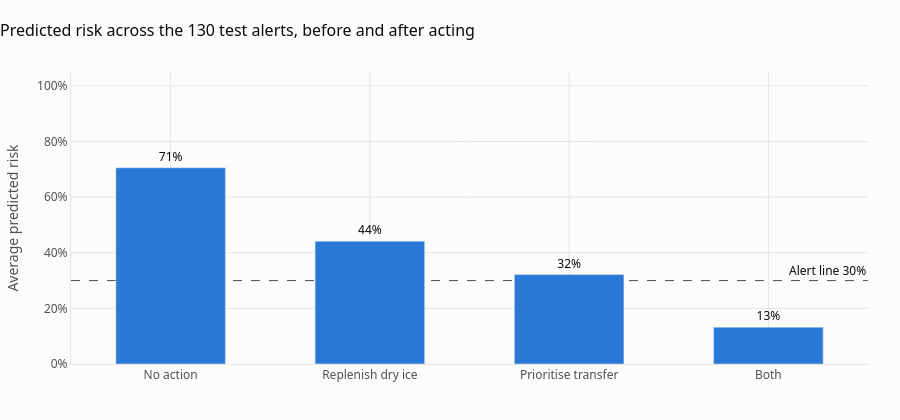

The cell this chart's notebook holds for it:
### Markdown cell above
## 7. Does risk drop when the coordinator acts?

Prediction is only half of the product. The app lets a coordinator click an intervention and see the risk change. Here we test that loop on every alert in the test set.

**Three actions, each changing an input the coordinator really controls**

| Action | What changes | Assumed cost |
|---|---|---|
| Replenish dry ice | 24 more hours of buffer | $1,500 |
| Prioritise transfer | The delay reported so far is recovered, up to 6 hours | $2,500 |
| Both | Both changes | $4,000 |

The costs and the size of each effect are assumptions. The app shows them and lets the user change them.

**How money is counted:** expected loss is predicted risk times cargo value. The saving from an action is the drop in expected loss minus the cost of the action.

### Code cell
ACTIONS = {
    "No action": ({}, 0),
    "Replenish dry ice": ({"buffer_hours": 24}, 1_500),
    "Prioritise transfer": ({"recover_delay_hours": 6}, 2_500),
    "Both": ({"buffer_hours": 24, "recover_delay_hours": 6}, 4_000),
}
INPUT_COLUMNS = RAW_NUMERIC + MODEL_CATEGORICAL + ["Shipment_ID", "Cargo_Value_USD", "Hospital_Urgency_Tier"]


def apply_action(shipments, buffer_hours=0, recover_delay_hours=0):
    """Change the raw inputs the way the action would, then rebuild the features."""
    changed = shipments[INPUT_COLUMNS].copy()
    changed["Buffer_of_Package"] = changed["Buffer_of_Package"] + buffer_hours
    delay = (changed["Transit_Duration_Hours"] - changed["Planned_Transit_Hours"]).clip(lower=0)
    changed["Transit_Duration_Hours"] = changed["Transit_Duration_Hours"] - np.minimum(delay, recover_delay_hours)
    return add_features(changed)


alerted = test[alert].reset_index(drop=True)
risk_before = final_model.predict_proba(alerted[MODEL_FEATURES])[:, 1]
cargo = alerted["Cargo_Value_USD"].to_numpy()

rows, risk_after = [], {}
for name, (change, cost) in ACTIONS.items():
    risk = final_model.predict_proba(apply_action(alerted, **change)[MODEL_FEATURES])[:, 1]
    risk_after[name] = risk
    saving = (risk_before - risk) * cargo - cost
    rows.append({
        "action": name, "average_risk": risk.mean(),
        "alerts_brought_under_the_line": int((risk < ALERT_LINE).sum()),
        "share_brought_under_the_line": (risk < ALERT_LINE).mean(),
        "average_net_saving_usd": saving.mean(),
        "share_where_action_pays_off": (saving > 0).mean(),
    })
actions = pd.DataFrame(rows).set_index("action")

fig = go.Figure(go.Bar(
    x=actions.index, y=actions["average_risk"], marker_color=BLUE,
    text=[f"{r:.0%}" for r in actions["average_risk"]], textposition="outside",
    textfont=dict(color=INK), cliponaxis=False,
    hovertemplate="%{x}<br>Average predicted risk: %{y:.1%}<extra></extra>",
))
fig.add_hline(y=ALERT_LINE, line=dict(color=MUTED, width=1, dash="dash"), layer="below")
fig.add_annotation(xref="paper", x=1, y=ALERT_LINE, text="Alert line 30%", showarrow=False,
                   xanchor="right", yanchor="bottom", font=dict(color=INK))
fig.update_yaxes(title_text="Average predicted risk", tickformat=".0%", range=[0, 1.05])
style(fig, f"Predicted risk across the {len(alerted)} test alerts, before and after acting", height=420)
fig.update_layout(bargap=0.45)
fig.show()

actions.style.format({"average_risk": "{:.0%}", "share_brought_under_the_line": "{:.0%}",
                      "average_net_saving_usd": "${:,.0f}", "share_where_action_pays_off": "{:.0%}"})

### Figure 1 — Plotly figure (JSON) as saved in the notebook; plotly's stock layout.template omitted (floating-point values rounded to 4 significant figures)
{"data": [{"cliponaxis": false, "hovertemplate": "%{x}<br>Average predicted risk: %{y:.1%}<extra></extra>", "marker": {"color": "#2a78d6"}, "text": ["71%", "44%", "32%", "13%"], "textfont": {"color": "#0b0b0b"}, "textposition": "outside", "type": "bar", "x": ["No action", "Replenish dry ice", "Prioritise transfer", "Both"], "y": [0.7057, 0.4417, 0.3216, 0.1325]}], "layout": {"annotations": [{"font": {"color": "#0b0b0b"}, "showarrow": false, "text": "Alert line 30%", "x": 1, "xanchor": "right", "xref": "paper", "y": 0.3, "yanchor": "bottom"}], "bargap": 0.45, "font": {"color": "#52514e", "family": "Segoe UI, Arial, sans-serif", "size": 12}, "height": 420, "hoverlabel": {"bgcolor": "white", "font": {"color": "#0b0b0b"}}, "margin": {"b": 56, "l": 64, "r": 32, "t": 72}, "paper_bgcolor": "#fcfcfb", "plot_bgcolor": "#fcfcfb", "shapes": [{"layer": "below", "line": {"color": "#52514e", "dash": "dash", "width": 1}, "type": "line", "x0": 0, "x1": 1, "xref": "x domain", "y0": 0.3, "y1": 0.3, "yref": "y"}], "title": {"font": {"color": "#0b0b0b", "size": 16}, "text": "Predicted risk across the 130 test alerts, before and after acting", "x": 0, "xanchor": "left"}, "xaxis": {"gridcolor": "#e6e5e1", "linecolor": "#e6e5e1", "zeroline": false}, "yaxis": {"gridcolor": "#e6e5e1", "linecolor": "#e6e5e1", "range": [0, 1.05], "tickformat": ".0%", "title": {"text": "Average predicted risk"}, "zeroline": false}}}
